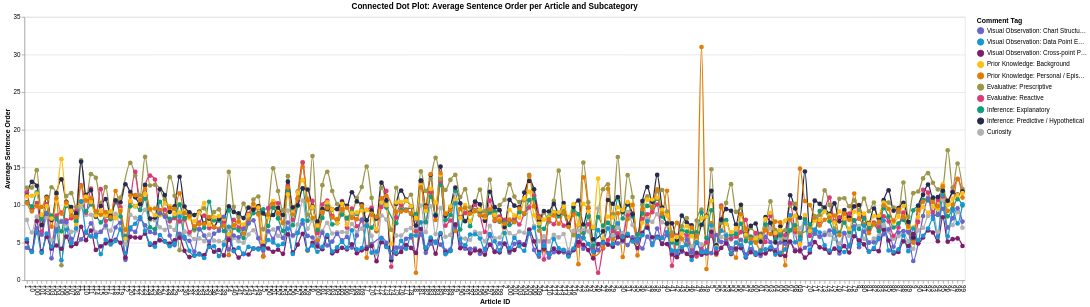

This figure's notebook cell:
### Code cell
# Connected dot plot (slopegraph-like) - one dot per article for each subcategory, connected per subcategory

import altair as alt

# Long format: already in avg_long from previous cell
# Ensure the article_id sorting
avg_long_sorted = avg_long.sort_values(["article_id", "comment_tag"])

# Fixed order and explicit color mapping for subcategories, matching prior plot scheme:
subcategory_order = [
    "Visual Observation: Chart Structure & Text",
    "Visual Observation: Data Point Extraction",
    "Visual Observation: Cross-point Pattern Recognition",
    "Prior Knowledge: Background",
    "Prior Knowledge: Personal / Episodic",
    "Evaluative: Prescriptive",
    "Evaluative: Reactive",
    "Inference: Explanatory",
    "Inference: Predictive / Hypothetical",
    "Curiosity",
]

# Color scheme for subcategories (reusing color scheme as in this notebook)
SUBCATEGORY_COLORS = [
    "#6666CC",   # Visual Observation: Chart Structure & Text (blue)
    "#1696D2",   # Visual Observation: Data Point Extraction (cyan/blue)
    "#7C1E6A",   # Visual Observation: Cross-point Pattern Recognition (violet)
    "#FDBF11",   # Prior Knowledge: Background (yellow)
    "#E17C05",   # Prior Knowledge: Personal / Episodic (orange)
    "#9C964A",   # Evaluative: Prescriptive (olive)
    "#DC3977",   # Evaluative: Reactive (magenta/pink)
    "#129B7D",   # Inference: Explanatory (green)
    "#272B4D",   # Inference: Predictive / Hypothetical (dark blue/indigo)
    "#B2B2B2",   # Curiosity (gray)
]

color_scale = alt.Scale(
    domain=subcategory_order,
    range=SUBCATEGORY_COLORS
)

# We'll plot lines connecting subcategories for each article,
# and overlay dots for each point

base = alt.Chart(avg_long_sorted).encode(
    x=alt.X('article_id:N', title='Article ID', sort=alt.EncodingSortField(field="article_id", order="ascending")),
    y=alt.Y('avg_order:Q', title='Average Sentence Order', scale=alt.Scale(zero=False)),
    color=alt.Color('comment_tag:N',
                   title="Comment Tag",
                   sort=subcategory_order,
                   scale=color_scale),
    detail='comment_tag:N',
    tooltip=[
        alt.Tooltip("article_id:N"),
        alt.Tooltip("comment_tag:N"),
        alt.Tooltip("avg_order:Q", format=".2f")
    ]
)

lines = base.mark_line(point=False, interpolate='monotone')
dots = base.mark_circle(size=55, opacity=1)

chart = alt.layer(
    lines,
    dots
).properties(
    title="Connected Dot Plot: Average Sentence Order per Article and Subcategory",
    width=1500,
    height=420
).configure_axisX(
    labelAngle=90
)

chart

### Figure 1 — Vega-Lite specification as saved in the notebook (floating-point values rounded to 4 significant figures; data arrays with more than 128 entries replaced by an {"elided": "..."} marker saying what was removed)
{"config": {"view": {"continuousWidth": 300, "continuousHeight": 300}, "axisX": {"labelAngle": 90}}, "layer": [{"mark": {"type": "line", "interpolate": "monotone", "point": false}, "encoding": {"color": {"field": "comment_tag", "scale": {"domain": ["Visual Observation: Chart Structure & Text", "Visual Observation: Data Point Extraction", "Visual Observation: Cross-point Pattern Recognition", "Prior Knowledge: Background", "Prior Knowledge: Personal / Episodic", "Evaluative: Prescriptive", "Evaluative: Reactive", "Inference: Explanatory", "Inference: Predictive / Hypothetical", "Curiosity"], "range": ["#6666CC", "#1696D2", "#7C1E6A", "#FDBF11", "#E17C05", "#9C964A", "#DC3977", "#129B7D", "#272B4D", "#B2B2B2"]}, "sort": ["Visual Observation: Chart Structure & Text", "Visual Observation: Data Point Extraction", "Visual Observation: Cross-point Pattern Recognition", "Prior Knowledge: Background", "Prior Knowledge: Personal / Episodic", "Evaluative: Prescriptive", "Evaluative: Reactive", "Inference: Explanatory", "Inference: Predictive / Hypothetical", "Curiosity"], "title": "Comment Tag", "type": "nominal"}, "detail": {"field": "comment_tag", "type": "nominal"}, "tooltip": [{"field": "article_id", "type": "nominal"}, {"field": "comment_tag", "type": "nominal"}, {"field": "avg_order", "format": ".2f", "type": "quantitative"}], "x": {"field": "article_id", "sort": {"field": "article_id", "order": "ascending"}, "title": "Article ID", "type": "nominal"}, "y": {"field": "avg_order", "scale": {"zero": false}, "title": "Average Sentence Order", "type": "quantitative"}}}, {"mark": {"type": "circle", "opacity": 1, "size": 55}, "encoding": {"color": {"field": "comment_tag", "scale": {"domain": ["Visual Observation: Chart Structure & Text", "Visual Observation: Data Point Extraction", "Visual Observation: Cross-point Pattern Recognition", "Prior Knowledge: Background", "Prior Knowledge: Personal / Episodic", "Evaluative: Prescriptive", "Evaluative: Reactive", "Inference: Explanatory", "Inference: Predictive / Hypothetical", "Curiosity"], "range": ["#6666CC", "#1696D2", "#7C1E6A", "#FDBF11", "#E17C05", "#9C964A", "#DC3977", "#129B7D", "#272B4D", "#B2B2B2"]}, "sort": ["Visual Observation: Chart Structure & Text", "Visual Observation: Data Point Extraction", "Visual Observation: Cross-point Pattern Recognition", "Prior Knowledge: Background", "Prior Knowledge: Personal / Episodic", "Evaluative: Prescriptive", "Evaluative: Reactive", "Inference: Explanatory", "Inference: Predictive / Hypothetical", "Curiosity"], "title": "Comment Tag", "type": "nominal"}, "detail": {"field": "comment_tag", "type": "nominal"}, "tooltip": [{"field": "article_id", "type": "nominal"}, {"field": "comment_tag", "type": "nominal"}, {"field": "avg_order", "format": ".2f", "type": "quantitative"}], "x": {"field": "article_id", "sort": {"field": "article_id", "order": "ascending"}, "title": "Article ID", "type": "nominal"}, "y": {"field": "avg_order", "scale": {"zero": false}, "title": "Average Sentence Order", "type": "quantitative"}}}], "data": {"name": "data-db63444893a11e5b27df0a5d12d29dea"}, "height": 420, "title": "Connected Dot Plot: Average Sentence Order per Article and Subcategory", "width": 1500, "$schema": "https://vega.github.io/schema/vega-lite/v6.1.0.json", "datasets": {"data-db63444893a11e5b27df0a5d12d29dea": {"elided": "1900 records"}}}
